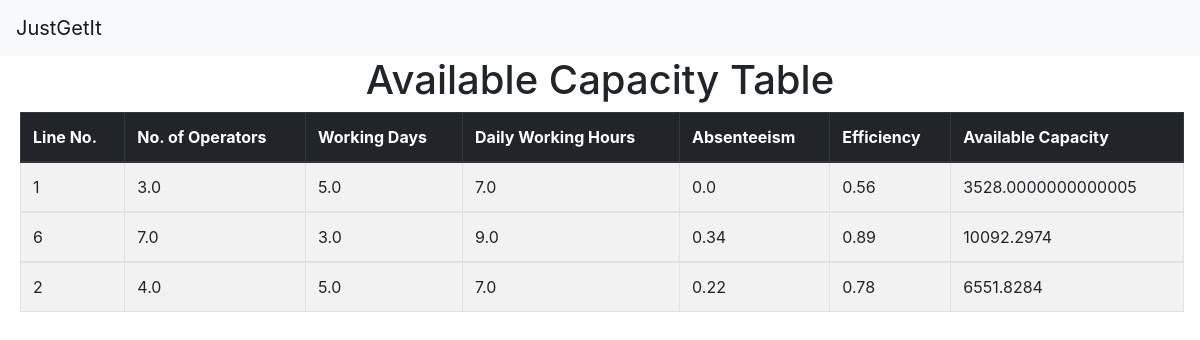
The app's page /avctable, older data.
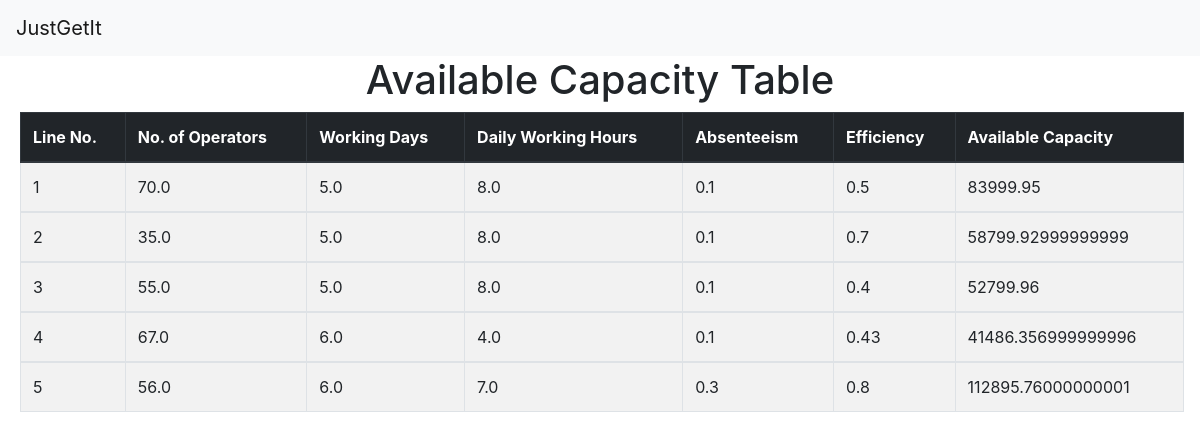
The same page, newer data.
### loadplan/models.py (models this page shows)
class Avc(models.Model):
    lineno = models.IntegerField()
    noo = models.FloatField()
    workdays = models.FloatField()
    dwh = models.FloatField()
    absent = models.FloatField()
    efficiency = models.FloatField()
    mac = models.FloatField()

### loadplan/views.py (the view)
# urls.py: path('avctable', views.avctable, name='avctable'),
def avctable(request):
    allavc = Avc.objects.all()
    return render(request,'avctable.html', {'allavc': allavc})

### templates/avctable.html
{% extends 'base.html' %}
    {% block content %}
    <div class="container text-center">
        <h1>Available Capacity Table</h1>
    </div>
    <table class="table table-hover table-striped table-bordered" style="width: 97%; margin-left: 20px">
        <thead class="thead-dark">
          <tr>
            <th scope="col">Line No.</th>
            <th scope="col">No. of Operators</th>
            <th scope="col">Working Days</th>
            <th scope="col">Daily Working Hours</th>
            <th scope="col">Absenteeism</th>
            <th scope="col">Efficiency</th>
            <th scope="col">Available Capacity</th>
          </tr>
        </thead>
    {% for a in allavc %}
        <tbody>
          <tr>
            <td>{{a.lineno}}</td>
            <td>{{a.noo}}</td>
            <td>{{a.workdays}}</td>
            <td>{{a.dwh}}</td>
            <td>{{a.absent}}</td>
            <td>{{a.efficiency}}</td>
            <td>{{a.mac}}</td>
          </tr>
        </tbody>
    {% endfor %}
      </table>
{% endblock %}

### templates/base.html (shortened to what this page needs)
<!DOCTYPE html>
<html lang="en">
<head>
    <link rel="stylesheet" href="https://maxcdn.bootstrapcdn.com/bootstrap/4.0.0/css/bootstrap.min.css">
</head>
<body>
    <nav class="navbar navbar-expand-lg navbar-light bg-light">
        <a class="navbar-brand" href="/">JustGetIt</a>
    </nav>
    {% block content %}
    {% endblock %}
</body>
</html>

Row changes from the older to the newer data that the page shows:
removed Avc: lineno "1", noo "3.0", workdays "5.0", dwh "7.0", absent "0.0", efficiency "0.56", mac "3528.0000000000005"
removed Avc: lineno "6", noo "7.0", workdays "3.0", dwh "9.0", absent "0.34", efficiency "0.89", mac "10092.2974"
removed Avc: lineno "2", noo "4.0", workdays "5.0", dwh "7.0", absent "0.22", efficiency "0.78", mac "6551.8284"
added Avc: lineno "1", noo "70.0", workdays "5.0", dwh "8.0", absent "0.1", efficiency "0.5", mac "83999.95"
added Avc: lineno "2", noo "35.0", workdays "5.0", dwh "8.0", absent "0.1", efficiency "0.7", mac "58799.92999999999"
added Avc: lineno "3", noo "55.0", workdays "5.0", dwh "8.0", absent "0.1", efficiency "0.4", mac "52799.96"
added Avc: lineno "4", noo "67.0", workdays "6.0", dwh "4.0", absent "0.1", efficiency "0.43", mac "41486.356999999996"
added Avc: lineno "5", noo "56.0", workdays "6.0", dwh "7.0", absent "0.3", efficiency "0.8", mac "112895.76000000001"
